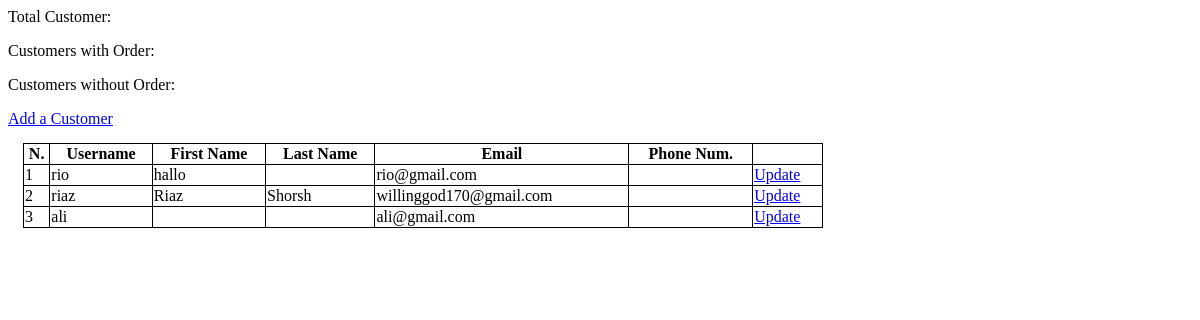
Page /admin_customers (signed in) on the committed database.
### shop/models.py (models this page shows, shortened)
class Customer(models.Model):
    user=models.OneToOneField(User,on_delete=models.CASCADE, blank=True,null=True)
    profile_pic=models.ImageField(upload_to='images/', default='img.png',null=True,blank=True)
    phone=models.CharField(max_length=11,null=True,blank=True)
    date_created=models.DateTimeField(auto_now_add=True,null=True)

### shop/decorators.py (the view)
        def wrapper(request,*args,**kwargs):
            if request.headers.get('HX-Request') or request.user.is_superuser or request.headers.get("fetch") == 'yes':
                return func(request,*args,**kwargs)
            else:
                return redirect(redirect_url)

### shop/context_processors.py (called while the page is built)
def navbar(request):
    products=Laptop.objects.all()
    filtered_products= LapotopFilter(request.GET,queryset=products)
    number_of_product=0
    if request.user.is_authenticated:
        customer,_=Customer.objects.get_or_create(user=request.user)
        cart,_=Cart.objects.get_or_create(customer=customer)
        all_itemes= cart.cartitem_set.all()
        for item in all_itemes:
            number_of_product+=item.quantity
    else:
        unauth_user_cart=cache.get('customer_cart',[])
        for product in unauth_user_cart:
            number_of_product+=product[1]
    context={
        'number_of_product':number_of_product,
        'filtered_products':filtered_products,
    }
    return context

### shop/views.py (called while the page is built)
@htmx_request_only(redirect_url='shop')
def admin_customers(request):
    customers=Customer.objects.all()
    context={
        'customers':customers,
    }
    return render(request,'shop/htmx/admin_customers.html',context)

### shop/templates/shop/htmx/admin_customers.html
{% load static %}
<link rel="stylesheet" href="{% static 'css/ordered.css' %}">
<div>
    <p>Total Customer: </p>
    <p>Customers with Order: </p>
    <p>Customers without Order: </p>
    <a href="{% url 'add_customer' %}">Add a Customer</a>
</div>
<div class="order-container">
    {% if customers %}
        <table class="order-table">
            <thead>
                <tr>
                    <th>N.</th>
                    <th>Username</th>
                    <th>First Name</th>
                    <th>Last Name</th>
                    <th>Email</th>
                    <th>Phone Num.</th>
                </tr>
            </thead>
            <tbody>
                {% for customer in customers %}
                    <tr>
                        <td>{{forloop.counter}}</td>
                        <td>{{customer.user.username|truncatewords:3}}</td>
                        <td>{{customer.user.first_name}}</td>
                        <td>{{customer.user.last_name}}</td>
                        <td>{{customer.user.email}}</td>
                        {% if customer.phone %}
                            <td>{{customer.phone}}</td>
                        {% else %}
                            <td></td>
                        {% endif %}
                        <td><a role="button" href="{% url 'update_customer' pk=customer.id %}">Update</a></td>
                    </tr>
                {% endfor %}
            </tbody>
        </table>
    {% else %}
        <br>
        <h6>No Customer Yet.</h6>
    {% endif %}
</div>

### static/css/ordered.css (style rules this page uses)
.order-table { border: 1px solid black; min-width:800px; border-collapse: collapse; margin-left: auto; margin-right: auto; margin: 15px; margin-bottom: 20px; }
.order-table,.order-table th, .order-table td { border: 1px solid black; }

### rows in the picture
Customer: user.username "rio", user.first_name "hallo", user.email "rio@gmail.com"
Customer: user.username "riaz", user.first_name "Riaz", user.last_name "Shorsh", user.email "willinggod170@gmail.com"
Customer: user.username "ali", user.email "ali@gmail.com"
